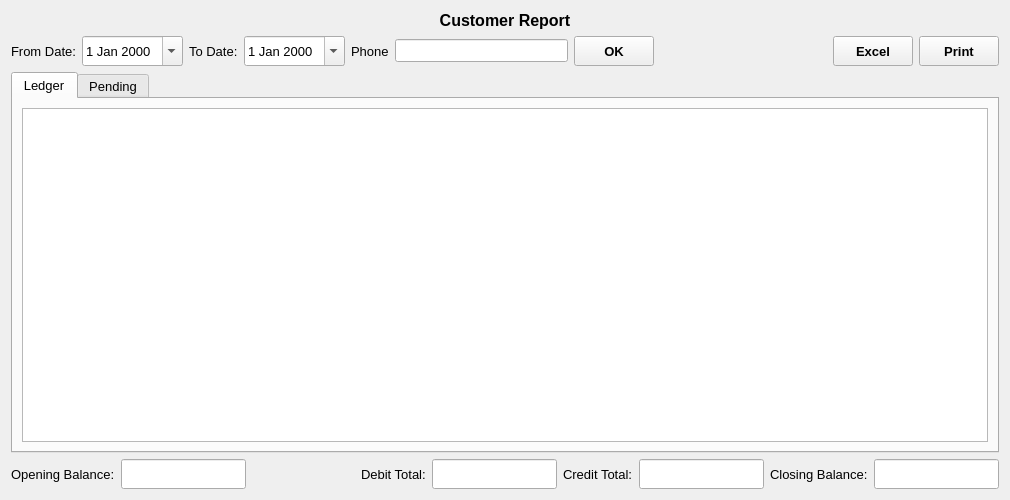
<?xml version="1.0" encoding="UTF-8"?>
<ui version="4.0">
 <class>CustomerReport</class>
 <widget class="QWidget" name="CustomerReport">
  <property name="geometry">
   <rect>
    <x>0</x>
    <y>0</y>
    <width>1010</width>
    <height>500</height>
   </rect>
  </property>
  <property name="font">
   <font>
    <family>Microsoft YaHei UI</family>
    <pointsize>10</pointsize>
   </font>
  </property>
  <property name="windowTitle">
   <string>Form</string>
  </property>
  <layout class="QVBoxLayout" name="verticalLayout_4">
   <item>
    <widget class="QLabel" name="label">
     <property name="font">
      <font>
       <pointsize>12</pointsize>
       <weight>75</weight>
       <bold>true</bold>
      </font>
     </property>
     <property name="text">
      <string>Customer Report</string>
     </property>
     <property name="alignment">
      <set>Qt::AlignCenter</set>
     </property>
    </widget>
   </item>
   <item>
    <layout class="QHBoxLayout" name="horizontalLayout" stretch="0,0,0,0,0,0,0,0,0,0">
     <item>
      <widget class="QLabel" name="fromDateLabel">
       <property name="text">
        <string>From Date:</string>
       </property>
      </widget>
     </item>
     <item>
      <widget class="QDateEdit" name="fromDateDateEdit">
       <property name="minimumSize">
        <size>
         <width>0</width>
         <height>30</height>
        </size>
       </property>
       <property name="calendarPopup">
        <bool>true</bool>
       </property>
      </widget>
     </item>
     <item>
      <widget class="QLabel" name="toDateLabel">
       <property name="text">
        <string>To Date:</string>
       </property>
      </widget>
     </item>
     <item>
      <widget class="QDateEdit" name="toDateDateEdit">
       <property name="minimumSize">
        <size>
         <width>0</width>
         <height>30</height>
        </size>
       </property>
       <property name="calendarPopup">
        <bool>true</bool>
       </property>
      </widget>
     </item>
     <item>
      <widget class="QLabel" name="ledgerNameLabel">
       <property name="text">
        <string>Phone</string>
       </property>
      </widget>
     </item>
     <item>
      <widget class="QLineEdit" name="phoneLineEdit"/>
     </item>
     <item>
      <widget class="QToolButton" name="OKButton">
       <property name="minimumSize">
        <size>
         <width>80</width>
         <height>30</height>
        </size>
       </property>
       <property name="font">
        <font>
         <weight>75</weight>
         <bold>true</bold>
        </font>
       </property>
       <property name="text">
        <string>OK</string>
       </property>
      </widget>
     </item>
     <item>
      <spacer name="horizontalSpacer">
       <property name="orientation">
        <enum>Qt::Horizontal</enum>
       </property>
       <property name="sizeHint" stdset="0">
        <size>
         <width>40</width>
         <height>20</height>
        </size>
       </property>
      </spacer>
     </item>
     <item>
      <widget class="QToolButton" name="excelButton">
       <property name="minimumSize">
        <size>
         <width>80</width>
         <height>30</height>
        </size>
       </property>
       <property name="font">
        <font>
         <weight>75</weight>
         <bold>true</bold>
        </font>
       </property>
       <property name="text">
        <string>Excel</string>
       </property>
      </widget>
     </item>
     <item>
      <widget class="QToolButton" name="printButton">
       <property name="minimumSize">
        <size>
         <width>80</width>
         <height>30</height>
        </size>
       </property>
       <property name="font">
        <font>
         <weight>75</weight>
         <bold>true</bold>
        </font>
       </property>
       <property name="text">
        <string>Print</string>
       </property>
      </widget>
     </item>
    </layout>
   </item>
   <item>
    <widget class="QTabWidget" name="tabWidget">
     <property name="currentIndex">
      <number>0</number>
     </property>
     <widget class="QWidget" name="tab">
      <attribute name="title">
       <string>Ledger</string>
      </attribute>
      <layout class="QVBoxLayout" name="verticalLayout">
       <item>
        <layout class="QVBoxLayout" name="verticalLayout_2">
         <item>
          <widget class="QTableView" name="tableView">
           <property name="selectionBehavior">
            <enum>QAbstractItemView::SelectRows</enum>
           </property>
          </widget>
         </item>
        </layout>
       </item>
      </layout>
     </widget>
     <widget class="QWidget" name="tab_2">
      <attribute name="title">
       <string>Pending</string>
      </attribute>
      <layout class="QVBoxLayout" name="verticalLayout_5">
       <item>
        <layout class="QVBoxLayout" name="verticalLayout_3">
         <item>
          <widget class="QTableView" name="tableView_2"/>
         </item>
         <item>
          <layout class="QHBoxLayout" name="widLay">
           <item>
            <spacer name="horizontalSpacer_3">
             <property name="orientation">
              <enum>Qt::Horizontal</enum>
             </property>
             <property name="sizeHint" stdset="0">
              <size>
               <width>40</width>
               <height>20</height>
              </size>
             </property>
            </spacer>
           </item>
           <item>
            <widget class="QLabel" name="label_2">
             <property name="text">
              <string>Total selected</string>
             </property>
            </widget>
           </item>
           <item>
            <widget class="QLineEdit" name="lineEdit"/>
           </item>
           <item>
            <widget class="QPushButton" name="pushButton">
             <property name="text">
              <string>Clear Dues</string>
             </property>
            </widget>
           </item>
          </layout>
         </item>
        </layout>
       </item>
      </layout>
     </widget>
    </widget>
   </item>
   <item>
    <layout class="QHBoxLayout" name="horizontalLayout_2">
     <item>
      <widget class="QLabel" name="openingBalanceLabel">
       <property name="text">
        <string>Opening Balance:</string>
       </property>
      </widget>
     </item>
     <item>
      <widget class="QLineEdit" name="openingBalanceLineEdit">
       <property name="minimumSize">
        <size>
         <width>0</width>
         <height>30</height>
        </size>
       </property>
      </widget>
     </item>
     <item>
      <spacer name="horizontalSpacer_2">
       <property name="orientation">
        <enum>Qt::Horizontal</enum>
       </property>
       <property name="sizeHint" stdset="0">
        <size>
         <width>40</width>
         <height>20</height>
        </size>
       </property>
      </spacer>
     </item>
     <item>
      <widget class="QLabel" name="debitTotalLabel">
       <property name="text">
        <string>Debit Total:</string>
       </property>
      </widget>
     </item>
     <item>
      <widget class="QLineEdit" name="debitTotalLineEdit">
       <property name="minimumSize">
        <size>
         <width>0</width>
         <height>30</height>
        </size>
       </property>
      </widget>
     </item>
     <item>
      <widget class="QLabel" name="creditTotalLabel">
       <property name="text">
        <string>Credit Total:</string>
       </property>
      </widget>
     </item>
     <item>
      <widget class="QLineEdit" name="creditTotalLineEdit">
       <property name="minimumSize">
        <size>
         <width>0</width>
         <height>30</height>
        </size>
       </property>
      </widget>
     </item>
     <item>
      <widget class="QLabel" name="balanceLabel">
       <property name="text">
        <string>Closing Balance:</string>
       </property>
      </widget>
     </item>
     <item>
      <widget class="QLineEdit" name="balanceLineEdit">
       <property name="minimumSize">
        <size>
         <width>0</width>
         <height>30</height>
        </size>
       </property>
      </widget>
     </item>
    </layout>
   </item>
  </layout>
 </widget>
 <resources/>
 <connections/>
</ui>
